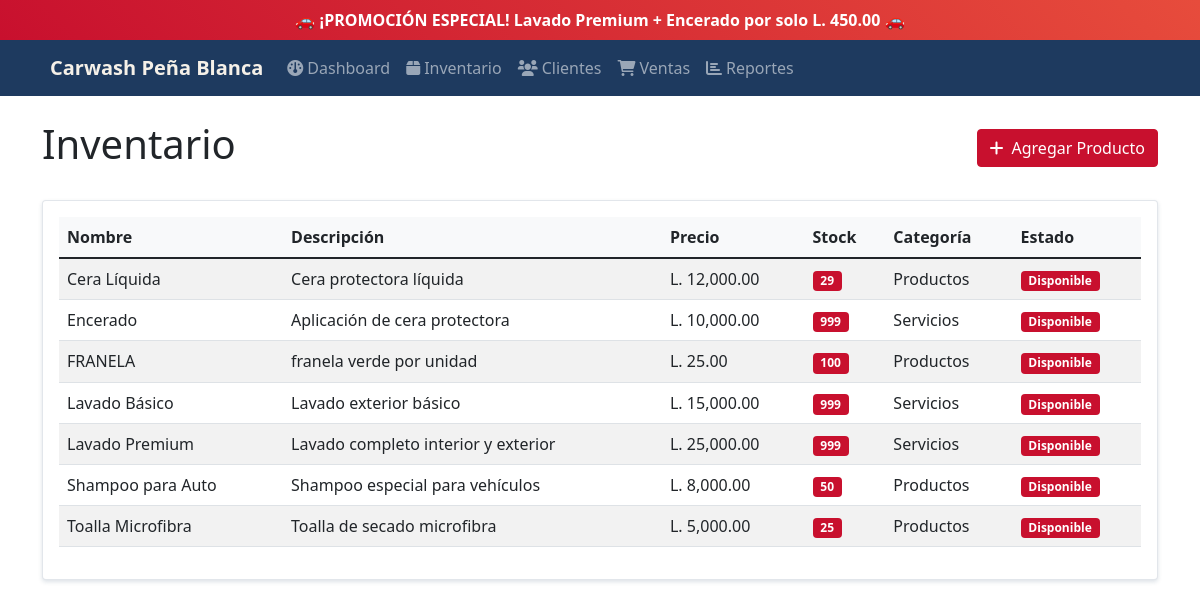
/products, run on an earlier commit of the app's database.
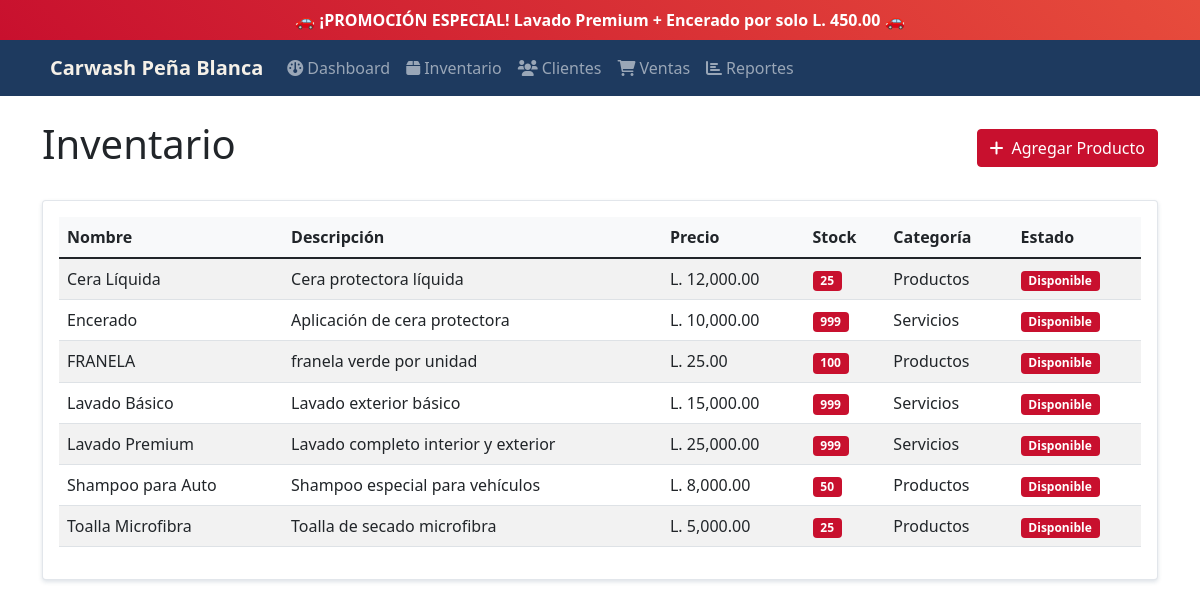
And on a later commit of the database.
### tables this page shows
CREATE TABLE products (
            id INTEGER PRIMARY KEY AUTOINCREMENT,
            name TEXT NOT NULL,
            description TEXT,
            price REAL NOT NULL,
            stock INTEGER DEFAULT 0,
            category TEXT,
            created_at TIMESTAMP DEFAULT CURRENT_TIMESTAMP
        );

### main.py (the view)
@app.route('/products')
def products():
    conn = get_db_connection()
    products = conn.execute("SELECT * FROM products ORDER BY name").fetchall()
    conn.close()
    return render_template('products.html', products=products)

### main.py (called while the page is built)
def get_db_connection():
    conn = sqlite3.connect('carwash.db')
    conn.row_factory = sqlite3.Row
    return conn

### templates/products.html (shortened to what this page needs)
{% extends "base.html" %}
{% block content %}
<div class="row">
    <div class="col-12">
        <div class="d-flex justify-content-between align-items-center mb-4">
            <h1>Inventario</h1>
            <a href="{{ url_for('add_product') }}" class="btn btn-success">
                <i class="fas fa-plus me-2"></i>Agregar Producto
            </a>
        </div>
    </div>
</div>
<div class="row">
    <div class="col-12">
        <div class="card">
            <div class="card-body">
                {% if products %}
                <div class="table-responsive">
                    <table class="table table-striped">
                        <thead>
                            <tr>
                                <th>Nombre</th>
                                <th>Descripción</th>
                                <th>Precio</th>
                                <th>Stock</th>
                                <th>Categoría</th>
                                <th>Estado</th>
                            </tr>
                        </thead>
                        <tbody>
                            {% for product in products %}
                            <tr>
                                <td>{{ product.name }}</td>
                                <td>{{ product.description }}</td>
                                <td>L. {{ "{:,.2f}".format(product.price) }}</td>
                                <td>
                                    <span class="badge {% if product.stock > 10 %}bg-success{% elif product.stock > 0 %}bg-warning{% else %}bg-danger{% endif %}">
                                        {{ product.stock }}
                                    </span>
                                </td>
                                <td>{{ product.category }}</td>
                                <td>
                                    {% if product.stock > 10 %}
                                        <span class="badge bg-success">Disponible</span>
                                    {% elif product.stock > 0 %}
                                        <span class="badge bg-warning">Poco Stock</span>
                                    {% else %}
                                        <span class="badge bg-danger">Agotado</span>
                                    {% endif %}
                                </td>
                            </tr>
                            {% endfor %}
                        </tbody>
                    </table>
                </div>
                {% else %}
                <p class="text-muted">No hay productos registrados.</p>
                {% endif %}
            </div>
        </div>
    </div>
</div>
{% endblock %}

What changed in the data, as far as the page shows it:
changed products "Cera Líquida": stock "29" → "25"
